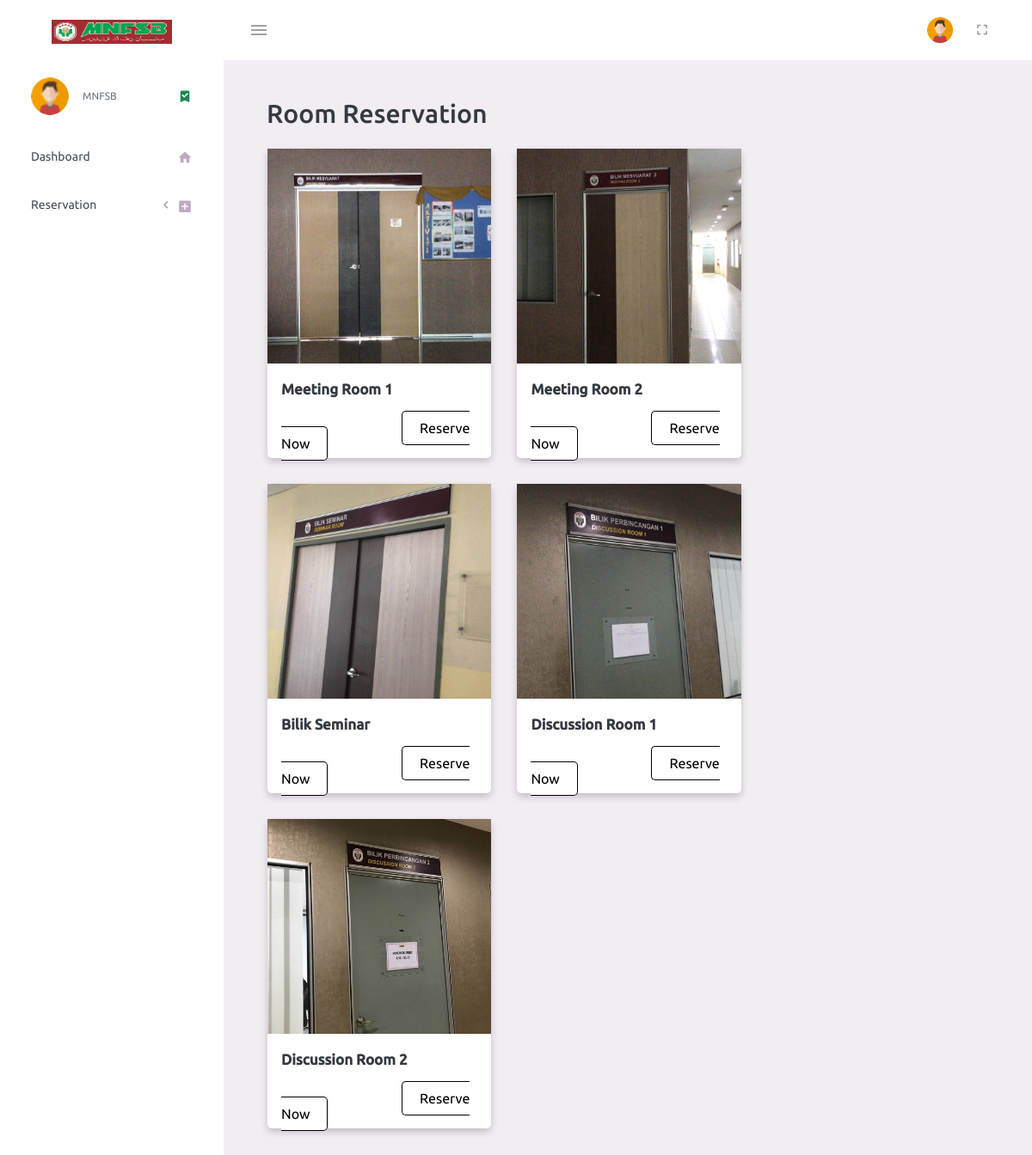
The page /book_room.php on the database its author committed.
### tables this page shows
CREATE TABLE `venue` (
  `VenueId` int NOT NULL,
  `VenueName` varchar(350) DEFAULT NULL,
  `description` varchar(500) NOT NULL,
  `image` varchar(255) NOT NULL,
  `supp_image` varchar(256) NOT NULL,
  `supp_image2` varchar(256) NOT NULL
);

### book_room.php (the view, shortened to what this page needs)
<?php
include 'db_conn.php';
?>
<!DOCTYPE html>
<html lang="en">
<head>
  <?php include 'head.php'; ?>
</head>
<body>
  <div class="container-scroller">
    <nav class="navbar default-layout-navbar col-lg-12 col-12 p-0 fixed-top d-flex flex-row">
      <?php include 'navBarAfter.php'; ?>
    <div class="main-panel">
      <div class="content-wrapper">
        <div class="page-header">
          <div class="card-container">
            <h2>&nbsp; Room Reservation</h2>
            <?php
            $bookQuery = "SELECT VenueId, VenueName, image, description, supp_image, supp_image2 FROM venue";
            $bookResult = $conn->query($bookQuery);
            while ($bookRow = $bookResult->fetch_assoc()) {
            ?>
            <div class="card">
              <div class="image-container">
                <img src="<?php echo $bookRow['image']; ?>" alt="Venue Image" style="width:100%; height: 250px; object-fit: cover;">
              </div>
              <div class="container"><br>
                <h4 style="font-size: 17px;"><b><?php echo $bookRow['VenueName']; ?></b></h4><br>
                <a href="resvCalendar.php?VenueId=<?php echo $bookRow['VenueId']; ?>" class="buttonresv">Reserve Now</a>
              </div>
            </div>
            <?php
            }
            ?>
          </div>
        </div>
      </div>
    </div>
  </div>
  <?php include 'javaScript.php'; ?>
</body>
</html>

### head.php (shortened to what this page needs)
<link rel="stylesheet" href="assets/vendors/mdi/css/materialdesignicons.min.css">
<link rel="stylesheet" href="assets/vendors/css/vendor.bundle.base.css">
<link rel="stylesheet" href="https://cdnjs.cloudflare.com/ajax/libs/font-awesome/4.7.0/css/font-awesome.min.css">
<link rel="stylesheet" href="assets/css/style.css">

### navBarAfter.php (shortened to what this page needs)
    <div class="text-center navbar-brand-wrapper d-flex align-items-center justify-content-center">
      <a class="navbar-brand brand-logo" href="indexAfter.php"><img src="assets/images/MNFSBLogo.png" alt="logo" /></a>
    </div>
    <div class="navbar-menu-wrapper d-flex align-items-stretch">
      <button class="navbar-toggler navbar-toggler align-self-center" type="button" data-toggle="minimize">
        <span class="mdi mdi-menu"></span>
      </button>
      <ul class="navbar-nav navbar-nav-right">
                  <li class="nav-item nav-profile dropdown">
            <div class="nav-profile-img">
              <img src="assets/images/faces-clipart/pic-4.png" alt="image">
            </div>
          </li>
        <li class="nav-item d-none d-lg-block full-screen-link">
          <a class="nav-link">
            <i class="mdi mdi-fullscreen" id="fullscreen-button"></i>
          </a>
        </li>
      </ul>
    </div>
  </nav>
  <div class="container-fluid page-body-wrapper">
    <nav class="sidebar sidebar-offcanvas" id="sidebar">
      <ul class="nav">
        <li class="nav-item nav-profile">
          <a href="#" class="nav-link">
            <div class="nav-profile-image">
              <img src="assets/images/faces-clipart/pic-4.png" alt="profile">
            </div>
            <div class="nav-profile-text d-flex flex-column">
              <span class="text-secondary text-small">MNFSB</span>
            </div>
            <i class="mdi mdi-bookmark-check text-success nav-profile-badge"></i>
          </a>
        </li>
        <li class="nav-item">
          <a class="nav-link" href="indexAfter.php">
            <span class="menu-title">Dashboard</span>
            <i class="mdi mdi-home menu-icon"></i>
          </a>
        </li>
        <li class="nav-item">
          <a class="nav-link" data-bs-toggle="collapse" href="#insertion-pages" aria-expanded="false" aria-controls="insertion-pages">
            <span class="menu-title">Reservation</span>
            <i class="menu-arrow"></i>
            <i class="mdi mdi-plus-box menu-icon"></i>
          </a>
        </li>
  </ul>
</nav>

### javaScript.php (shortened to what this page needs)
<html>
</html>

### book_room.php (style rules this page uses)
.card { box-shadow: 0 4px 8px 0 rgba(0,0,0,0.2); transition: 0.3s; width: 30%; float: left; margin: 15px; height: 360px; }
.container { padding: 2px 16px; }
.navbar { padding-top: 100px; }
.image-container { position: relative; }
.buttonresv { background-color: white; color: black; border: 1px solid black; border-radius: 5px; padding: 10px 20px; cursor: pointer; font-size: 16px; margin-left: 140px; }
a:link, a:visited, a:hover, a:active { text-decoration: none; }
a:link, a:visited, a:hover, a:active { text-decoration: none; color: black; }
a { color: black; text-decoration: none; }

### rows shown on the page
venue: image (picture), VenueName "Meeting Room 1"
venue: image (picture), VenueName "Meeting Room 2"
venue: image (picture), VenueName "Bilik Seminar"
venue: image (picture), VenueName "Discussion Room 1"
venue: image (picture), VenueName "Discussion Room 2"
